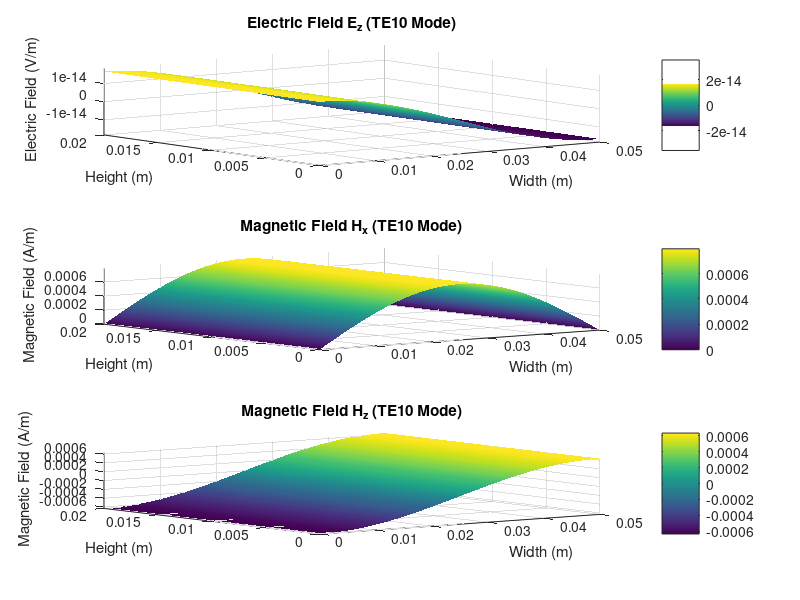

Write the MATLAB code that produced this figure.
% Rectangular Waveguide Simulation (TE10 Mode) - Improved
clc; clear; close all;

% Parameters
a = 0.05;  % Width of the waveguide (in meters)
b = 0.02;  % Height of the waveguide (in meters)
f = 10e9;  % Operating frequency (10 GHz)
c = 3e8;   % Speed of light (m/s)
mu_0 = 4 * pi * 1e-7;  % Permeability of free space (H/m)

% Derived Parameters
lambda_c = 2 * a;  % Cutoff wavelength for TE10 mode
f_c = c / lambda_c;  % Cutoff frequency
lambda = c / f;  % Free-space wavelength
beta = 2 * pi * sqrt((1 / lambda)^2 - (1 / lambda_c)^2); % Propagation constant
omega = 2 * pi * f;  % Angular frequency

% Validation
if f <= f_c
    error('Operating frequency must be higher than the cutoff frequency.');
end

% Grid for Fields
x = linspace(0, a, 50);  % Width
y = linspace(0, b, 50);  % Height
z = linspace(0, 2 * lambda, 100);  % Length
[X, Y, Z] = meshgrid(x, y, z);

% Time and Animation Parameters
t = 0;  % Start time
time_steps = 50;  % Number of animation steps
dt = 1 / (2 * f);  % Time step duration

% Fields (TE10 Mode)
E_z = cos(pi * X / a) .* sin(omega * t - beta * Z);  % Electric field (dominant)
H_x = -(pi / (omega * a * mu_0)) * sin(pi * X / a) .* cos(omega * t - beta * Z);  % Magnetic field
H_z = (1 / (omega * mu_0 * b)) * cos(pi * X / a) .* cos(omega * t - beta * Z);  % Magnetic field

% Animation of Field Propagation
figure;
for t_idx = 1:time_steps
    % Update time
    t = (t_idx - 1) * dt;
    E_z = cos(pi * X / a) .* sin(omega * t - beta * Z);
    H_x = -(pi / (omega * a * mu_0)) * sin(pi * X / a) .* cos(omega * t - beta * Z);
    H_z = (1 / (omega * mu_0 * b)) * cos(pi * X / a) .* cos(omega * t - beta * Z);

    % Electric Field Plot
    subplot(3, 1, 1);
    surf(X(:, :, 1), Y(:, :, 1), E_z(:, :, 1));
    shading interp;
    title('Electric Field E_z (TE10 Mode)');
    xlabel('Width (m)');
    ylabel('Height (m)');
    zlabel('Electric Field (V/m)');
    colorbar;
    axis tight;

    % Magnetic Field H_x
    subplot(3, 1, 2);
    surf(X(:, :, 1), Y(:, :, 1), H_x(:, :, 1));
    shading interp;
    title('Magnetic Field H_x (TE10 Mode)');
    xlabel('Width (m)');
    ylabel('Height (m)');
    zlabel('Magnetic Field (A/m)');
    colorbar;
    axis tight;

    % Magnetic Field H_z
    subplot(3, 1, 3);
    surf(X(:, :, 1), Y(:, :, 1), H_z(:, :, 1));
    shading interp;
    title('Magnetic Field H_z (TE10 Mode)');
    xlabel('Width (m)');
    ylabel('Height (m)');
    zlabel('Magnetic Field (A/m)');
    colorbar;
    axis tight;

    % Pause for Animation
    pause(0.1);
end
